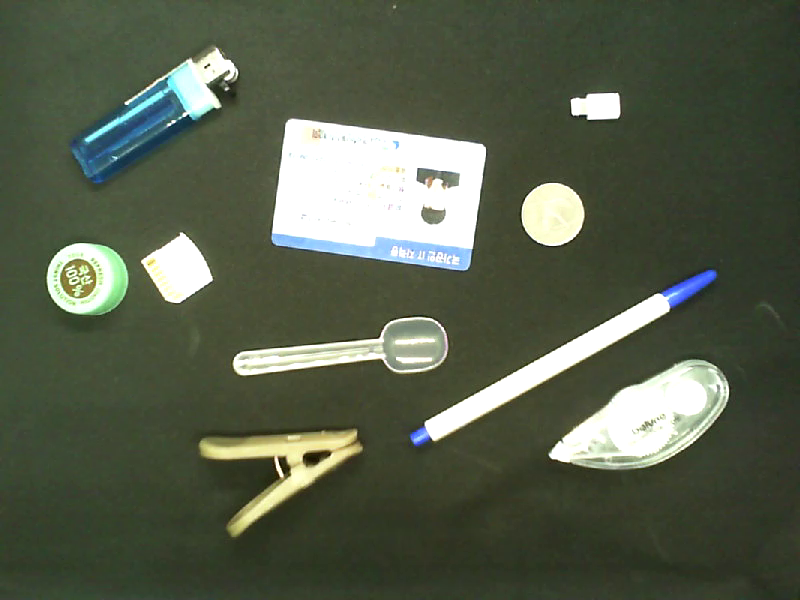
#> input picture data/test.png, 800 x 600 px
$ jupyter execute step1.ipynb
#> lines starting #> are read from the running program, lines starting #| are printed output that depends on the picture; after the words box and inside, x2 and y2 are one past the last pixel; in counts of white or black regions, pixels touching at a corner belong together
[cell 1]
import cv2
import numpy as np
import pandas as pd
import matplotlib.pyplot as plt

plt.rcParams['figure.figsize'] = (8,6)

[cell 2]
IMG_PATH = "../data/test.png"
img = cv2.imread(IMG_PATH, cv2.IMREAD_COLOR)
#> img is the input picture: shape (600, 800, 3); mean B, G, R 76.3, 94.8, 86.8
plt.axis('off'); plt.imshow(img); plt.show()
img = cv2.cvtColor(img, cv2.COLOR_BGR2HSV)
#> img: shape (600, 800, 3); mean H, S, V 40.2, 69.3, 95.8
img = img[...,2]
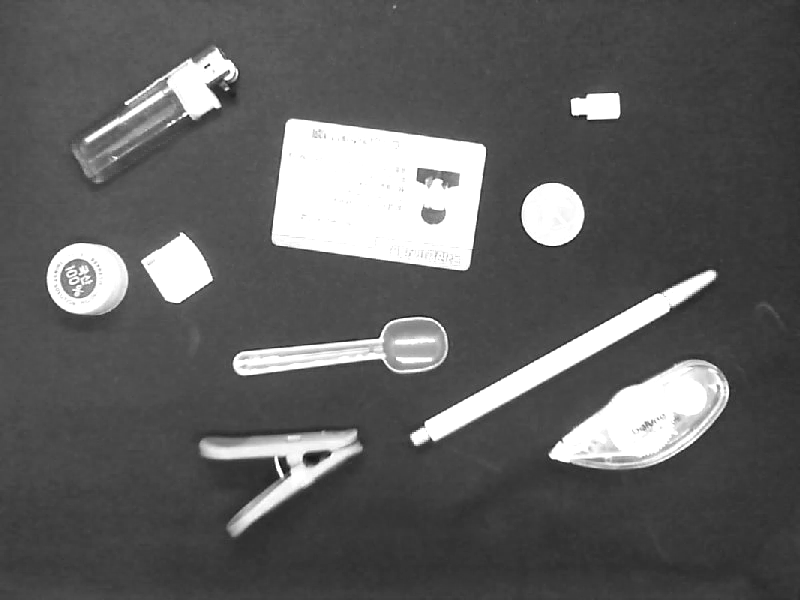
#> img: shape (600, 800); min 13, max 255, mean 95.8

[cell 3]
_, img_th = cv2.threshold(img, 0, 255, cv2.THRESH_BINARY + cv2.THRESH_OTSU)
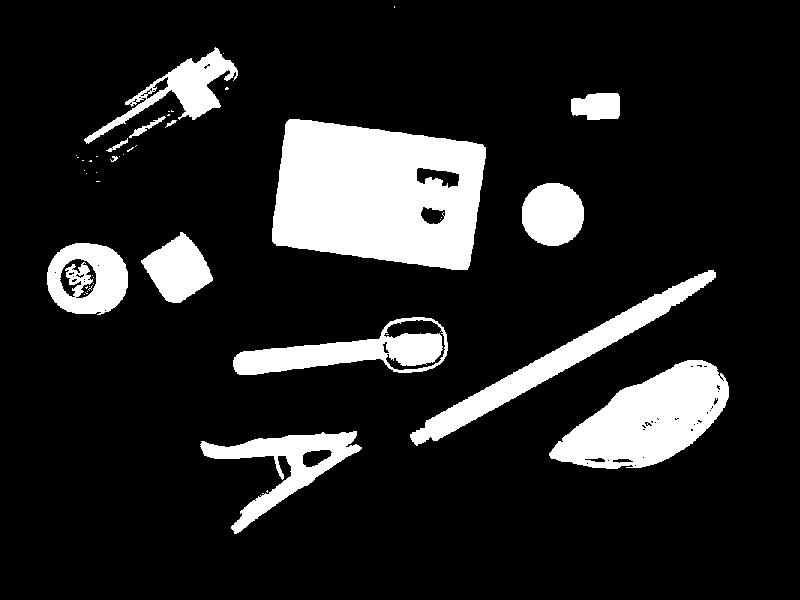
#> img_th: shape (600, 800); 14.4% white; 46 white regions (32 under 20 px), largest, box (x1, y1, x2, y2) and area: (272, 119, 486, 270) 25089, (549, 360, 729, 469) 11180, (410, 270, 716, 446) 7077
plt.axis('off')
plt.imshow(img_th, cmap='gray')
plt.show()

[cell 4]
img_br = cv2.GaussianBlur(img, (5, 5), 0)
_, img_th = cv2.threshold(img_br, 0, 255, cv2.THRESH_BINARY + cv2.THRESH_OTSU)
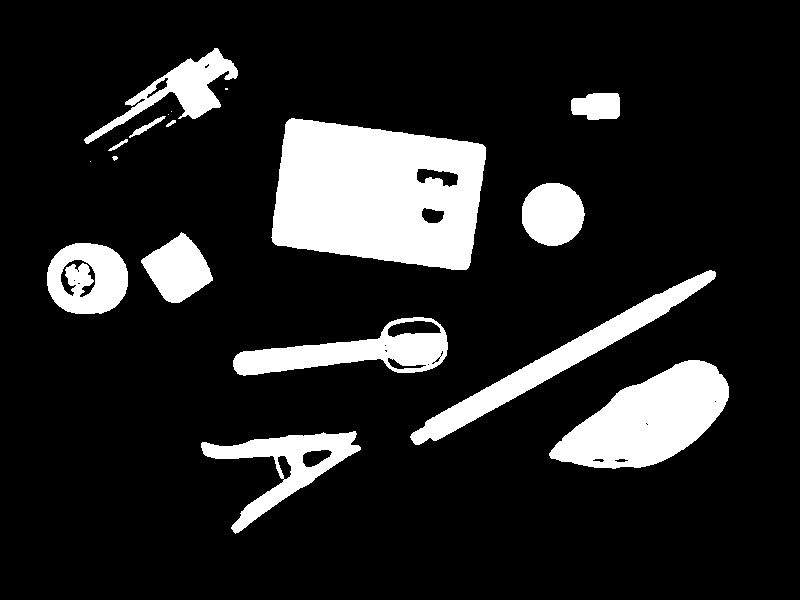
#> img_th: shape (600, 800); 14.6% white; 18 white regions (4 under 20 px), largest, box (x1, y1, x2, y2) and area: (271, 118, 486, 270) 25262, (549, 360, 729, 469) 11330, (410, 270, 716, 445) 7107
plt.axis('off')
plt.imshow(img_th, cmap='gray')
plt.show()

[cell 5]
kernel = cv2.getStructuringElement(cv2.MORPH_ELLIPSE, (15, 15))
img_mp = cv2.morphologyEx(img_th, cv2.MORPH_CLOSE, kernel)
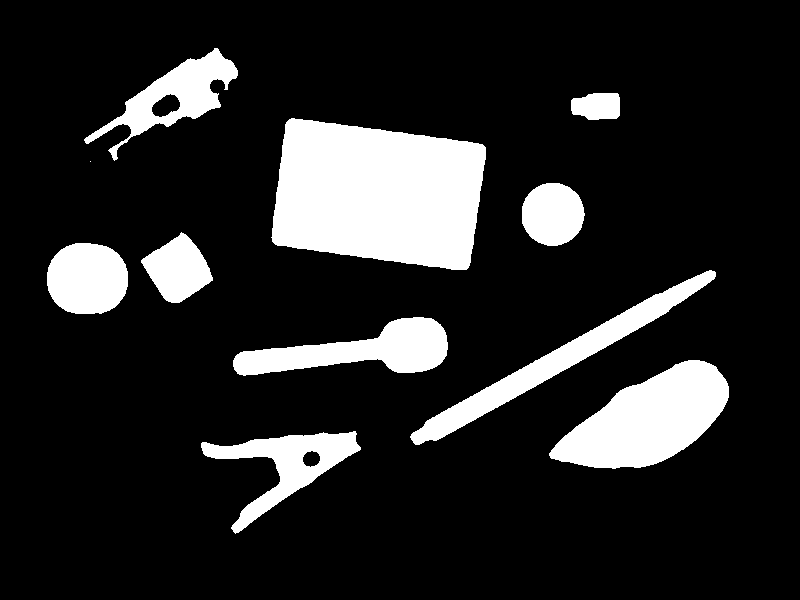
#> img_mp: shape (600, 800); 15.3% white; 11 white regions (1 under 20 px)
plt.axis('off')
plt.imshow(img_mp, cmap='gray')
plt.show()

[cell 6]
ret, labels = cv2.connectedComponents(img_mp)
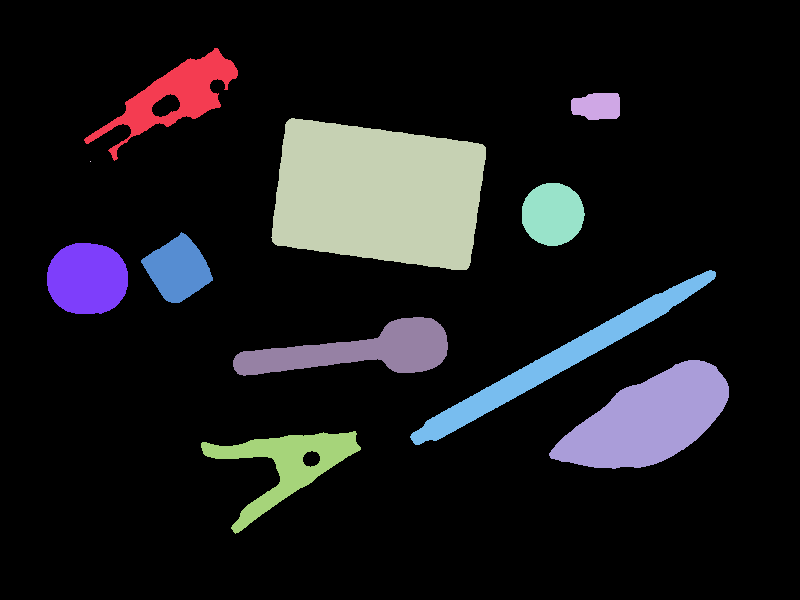
#> labels: shape (600, 800) int32; 12 distinct labels, from 0 to 11; one colour per label, 0 black
#> ret = 12
plt.axis('off')
plt.imshow(labels, cmap='gray')
plt.show()

[cell 7]
KELLY_COLORS = [
    'F2F3F4', '222222', 'F3C300', '875692', 'F38400', 'A1CAF1', 'BE0032',
    'C2B280', '848482', '008856', 'E68FAC', '0067A5', 'F99379', '604E97',
    'F6A600', 'B3446C', 'DCD300', '882D17', '8DB600', '654522', 'E25822',
    '2B3D26'
]

def hex2rgb(hex):
    return tuple([int(hex[i:i + 2], 16) for i in (0, 2, 4)])


img_out = np.zeros(img_mp.shape + (3, ), dtype=np.uint8)
for idx in range(ret):
    if not idx:
        continue
    img_out[labels == idx] = hex2rgb(KELLY_COLORS[idx])
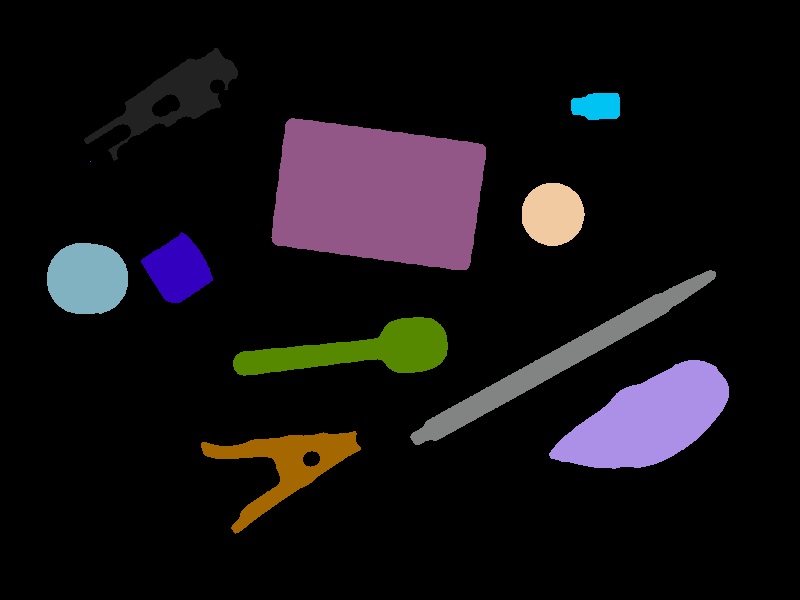
#> img_out: shape (600, 800, 3); mean of channels 0, 1, 2 19.8, 16.9, 20.4; drawn as B, G, R

plt.axis('off')
plt.imshow(img_out, cmap='gray')
plt.show()

[cell 8]
contours, _ = cv2.findContours(img_mp, cv2.RETR_EXTERNAL, cv2.CHAIN_APPROX_NONE)
#> contours = 11 contours, 1 with area under 20; largest, box (x1, y1, x2, y2) and area: (271, 118, 486, 270) 25618, (549, 360, 729, 469) 11194, (410, 270, 716, 445) 6810, (233, 317, 448, 376) 6244, (201, 431, 361, 534) 5234
for idx, contour in enumerate(contours):
    M = cv2.moments(contour)
    cv2.drawContours(img_out, [contour], 0, (255, 0, 0), 3)
#> this loop made 11 passes
#> contour on pass 8: [[90, 161]]
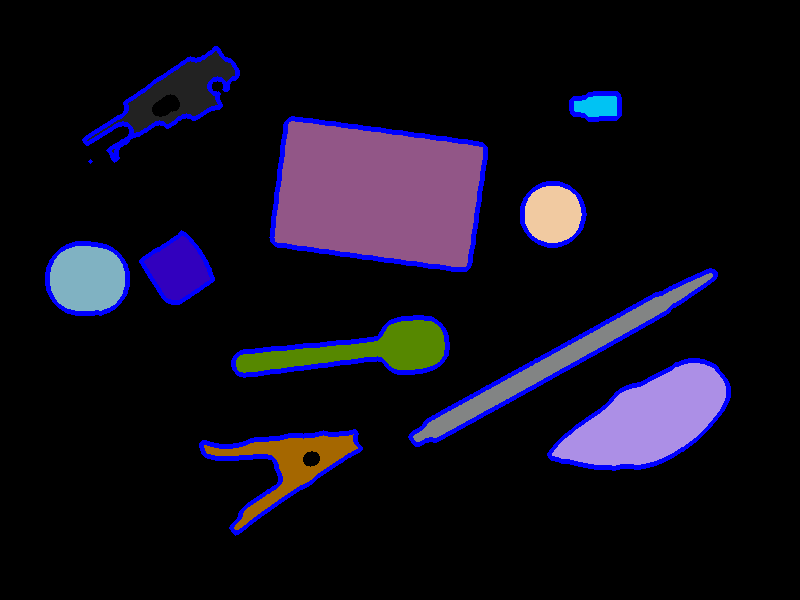
#> img_out: shape (600, 800, 3); 3.87% of pixels changed, all inside (x1, y1, x2, y2) = (45, 46, 731, 536); drawn as B, G, R
plt.axis('off')
plt.imshow(img_out)
plt.show()

[cell 9]
contours, _ = cv2.findContours(img_mp, cv2.RETR_EXTERNAL, cv2.CHAIN_APPROX_NONE)
for idx, contour in enumerate(contours):
    M = cv2.moments(contour)
    rect = cv2.minAreaRect(contour)
    box = cv2.boxPoints(rect)
    cv2.drawContours(img_out, [np.int0(box)], 0, (0, 0, 255), 3)
#> this loop made 11 passes
#> (rect, box) on passes 1, 2, 5, 7, 8, 10: (((286.6, 462.1), (150.3, 96.91), -20.47), [[233.2, 533.8], [199.3, 443], [340.1, 390.4], [374, 481.2]]), (((641.1, 425.2), (191.4, 81.84), -26.57), [[573.8, 504.6], [537.2, 431.4], [708.4, 345.8], [745, 419]]), (((87, 278), (70, 80), -90), [[127, 313], [47, 313], [47, 243], [127, 243]]), (((553, 214), (62, 62), -90), [[584, 245], [522, 245], [522, 183], [584, 183]]), (((90, 161), (0, 0), -90), [[90, 161], [90, 161], [90, 161], [90, 161]]), (((595, 106), (26, 48), -90), [[619, 119], [571, 119], [571, 93], [619, 93]])
#> rect on passes 3, 4, 6, 9, 11: ((339.9, 345.8), (214.4, 55.01), -1.02), ((563.9, 357.1), (346.8, 22.88), -28.86), ((177.8, 268.8), (56.02, 57.69), -33.69), ((377.8, 193.9), (129.3, 203), -82.23), ((160.3, 104.6), (168.1, 57.27), -26.79)
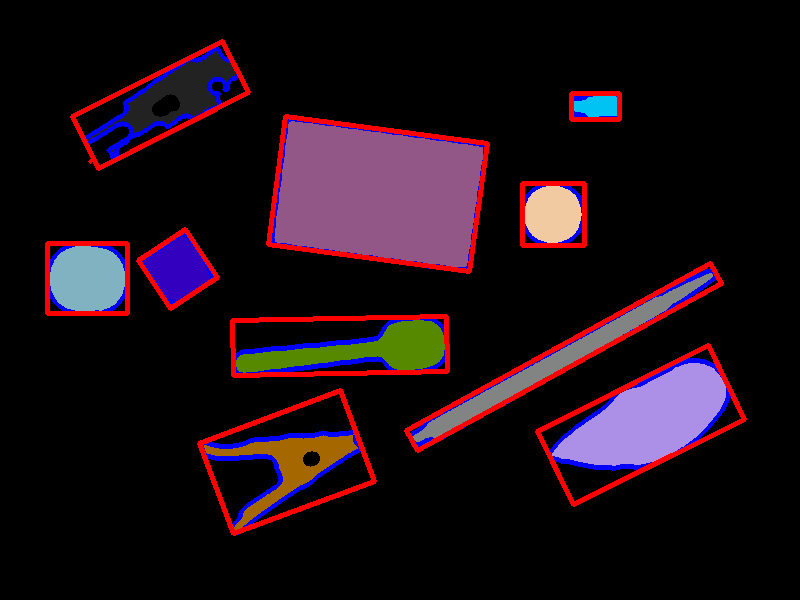
#> img_out: shape (600, 800, 3); 4.5% of pixels changed, all inside (x1, y1, x2, y2) = (45, 39, 747, 536); drawn as B, G, R
plt.axis('off')
plt.imshow(img_out)
plt.show()

$ run again, with data/sample.png copied over data/test.png
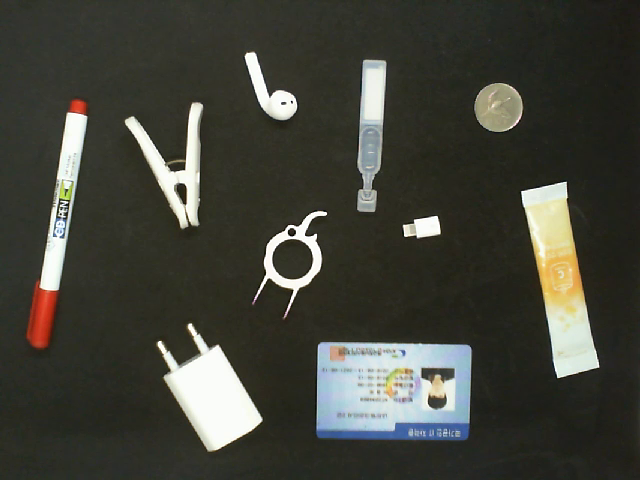
#> input picture data/sample.png, 640 x 480 px
#> img is the input picture: shape (480, 640, 3); mean B, G, R 58.9, 67.7, 67
#> img_mp: shape (480, 640); 15.1% white; 10 white regions
#> labels: shape (480, 640) int32; 11 distinct labels, from 0 to 10
#> ret = 11
#> contours = 10 contours; largest, box (x1, y1, x2, y2) and area: (317, 342, 471, 439) 14222, (521, 182, 599, 378) 7710, (157, 323, 262, 451) 6232, (28, 100, 87, 347) 4758, (125, 102, 203, 228) 3292
#> the loop `for idx, contour in enumerate(contours):` made 10 passes
#> after the loop `for idx, contour in enumerate(contours):`:
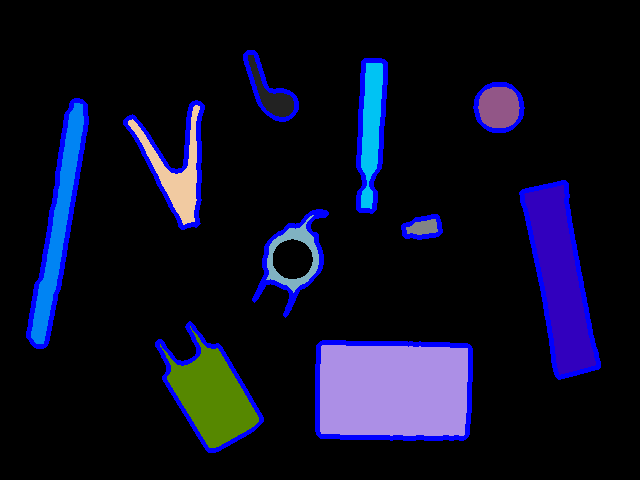
#> img_out: shape (480, 640, 3); mean of channels 0, 1, 2 34.4, 14.2, 13.1; drawn as B, G, R
#> the loop `for idx, contour in enumerate(contours):` made 10 passes
#> rect on passes 4, 5, 6, 7, 9, 10: ((292.3, 260.4), (109.7, 57.64), -77.01), ((559.7, 279.6), (46.67, 191.7), -10.19), ((175.4, 168), (79.29, 120.3), -12.53), ((58.34, 223.1), (249.7, 22.99), -79.95), ((370.3, 135.2), (151.4, 23.57), -86.82), ((265, 87.62), (31.7, 76.97), -42.21)
#> after the loop `for idx, contour in enumerate(contours):`:
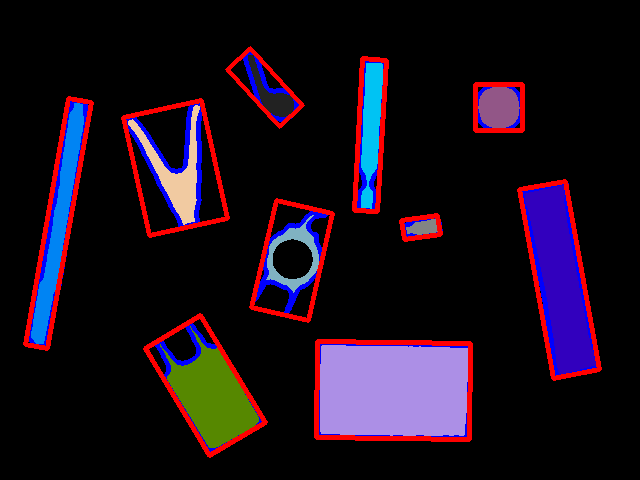
#> img_out: shape (480, 640, 3); 5.49% of pixels changed, all inside (x1, y1, x2, y2) = (23, 46, 602, 458); drawn as B, G, R

$ run again, with data/env1.jpg saved as data/test.png
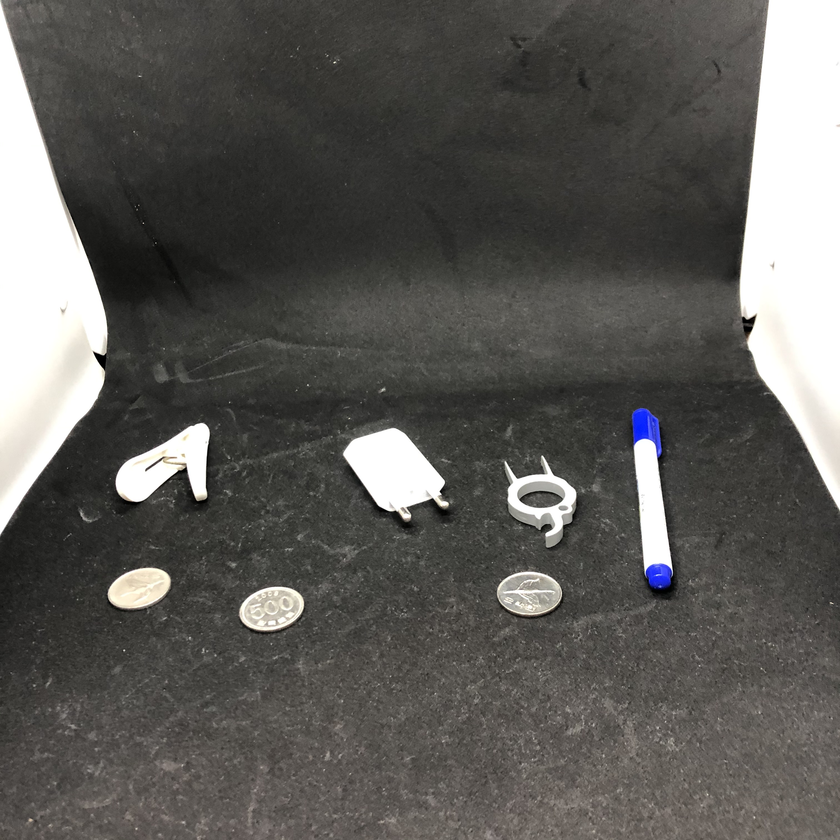
#> input picture data/env1.jpg, 840 x 840 px, shrunk from 3024 x 3024 before the run
#> img is the input picture: shape (840, 840, 3); mean B, G, R 87.7, 91, 92.4
#> img_mp: shape (840, 840); 13% white; 10 white regions (1 under 20 px)
#> labels: shape (840, 840) int32; 11 distinct labels, from 0 to 10
#> ret = 11
#> contours = 10 contours, 1 with area under 20; largest, box (x1, y1, x2, y2) and area: (739, 0, 840, 509) 37414, (0, 0, 108, 534) 30633, (343, 428, 448, 519) 5405, (632, 408, 672, 587) 4149, (116, 423, 210, 502) 4014
#> the loop `for idx, contour in enumerate(contours):` made 10 passes
#> contour on pass 1: [[30, 819], [30, 820]]
#> after the loop `for idx, contour in enumerate(contours):`:
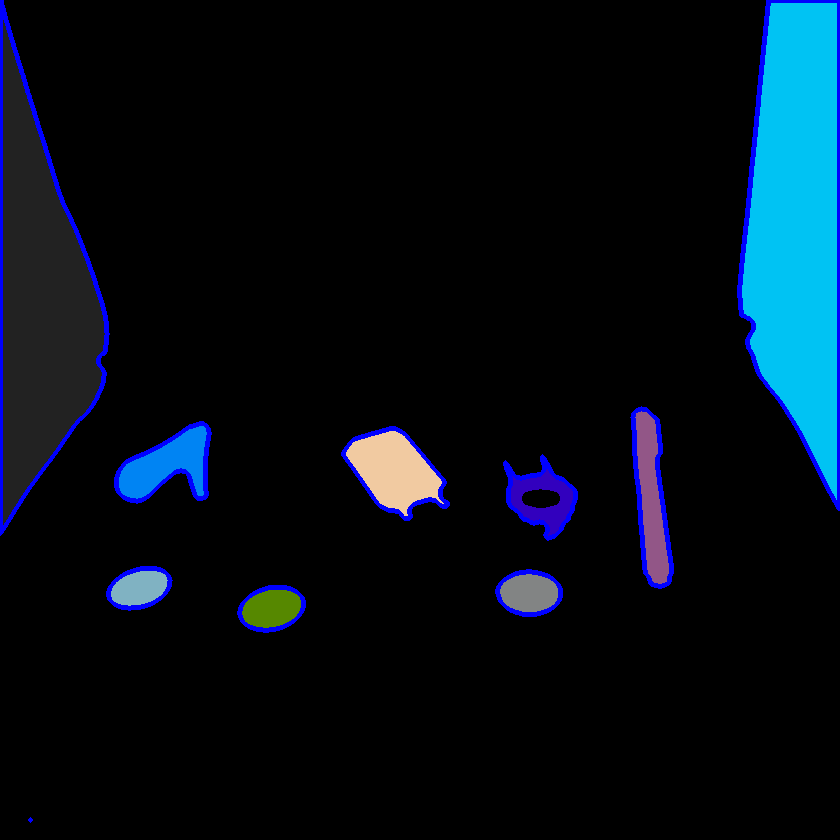
#> img_out: shape (840, 840, 3); mean of channels 0, 1, 2 23.4, 14.4, 4.6; drawn as B, G, R
#> the loop `for idx, contour in enumerate(contours):` made 10 passes
#> (rect, box) on passes 2, 3, 5, 7: (((271, 608.5), (43, 64), -90), [[303, 630], [239, 630], [239, 587], [303, 587]]), (((528.5, 592.5), (43, 63), -90), [[560, 614], [497, 614], [497, 571], [560, 571]]), (((536.8, 491.8), (57.98, 86.97), -45), [[547, 543], [485.5, 481.5], [526.5, 440.5], [588, 502]]), (((162.6, 462.2), (95.44, 75.06), -2.64), [[116.7, 501.9], [113.2, 427], [208.6, 422.6], [212, 497.5]])
#> after the loop `for idx, contour in enumerate(contours):`:
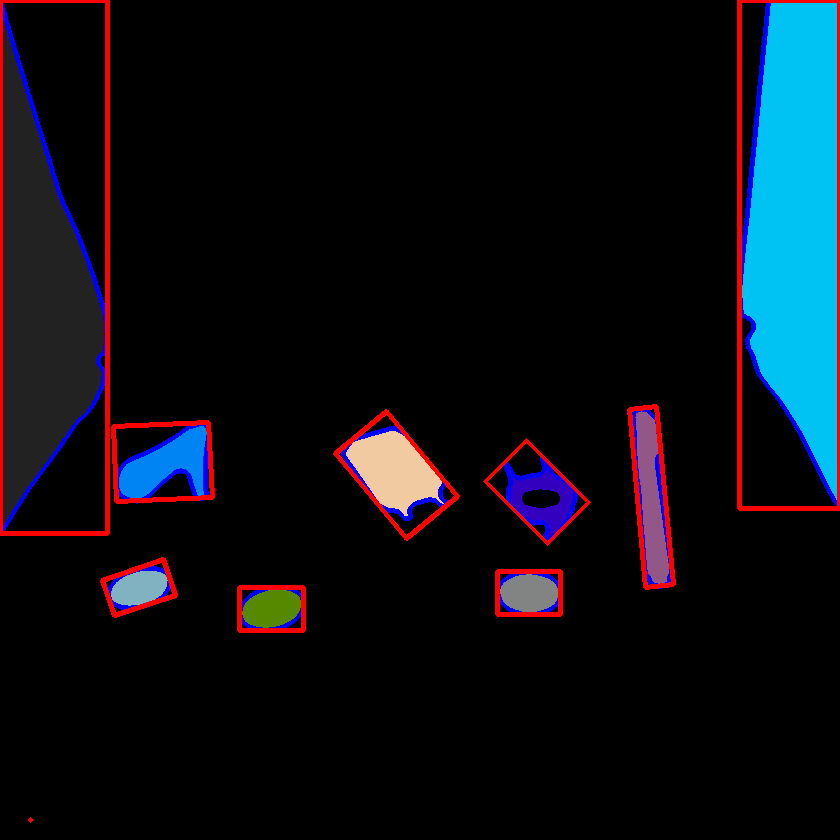
#> img_out: shape (840, 840, 3); 2.77% of pixels changed, all inside (x1, y1, x2, y2) = (0, 0, 840, 823); drawn as B, G, R
